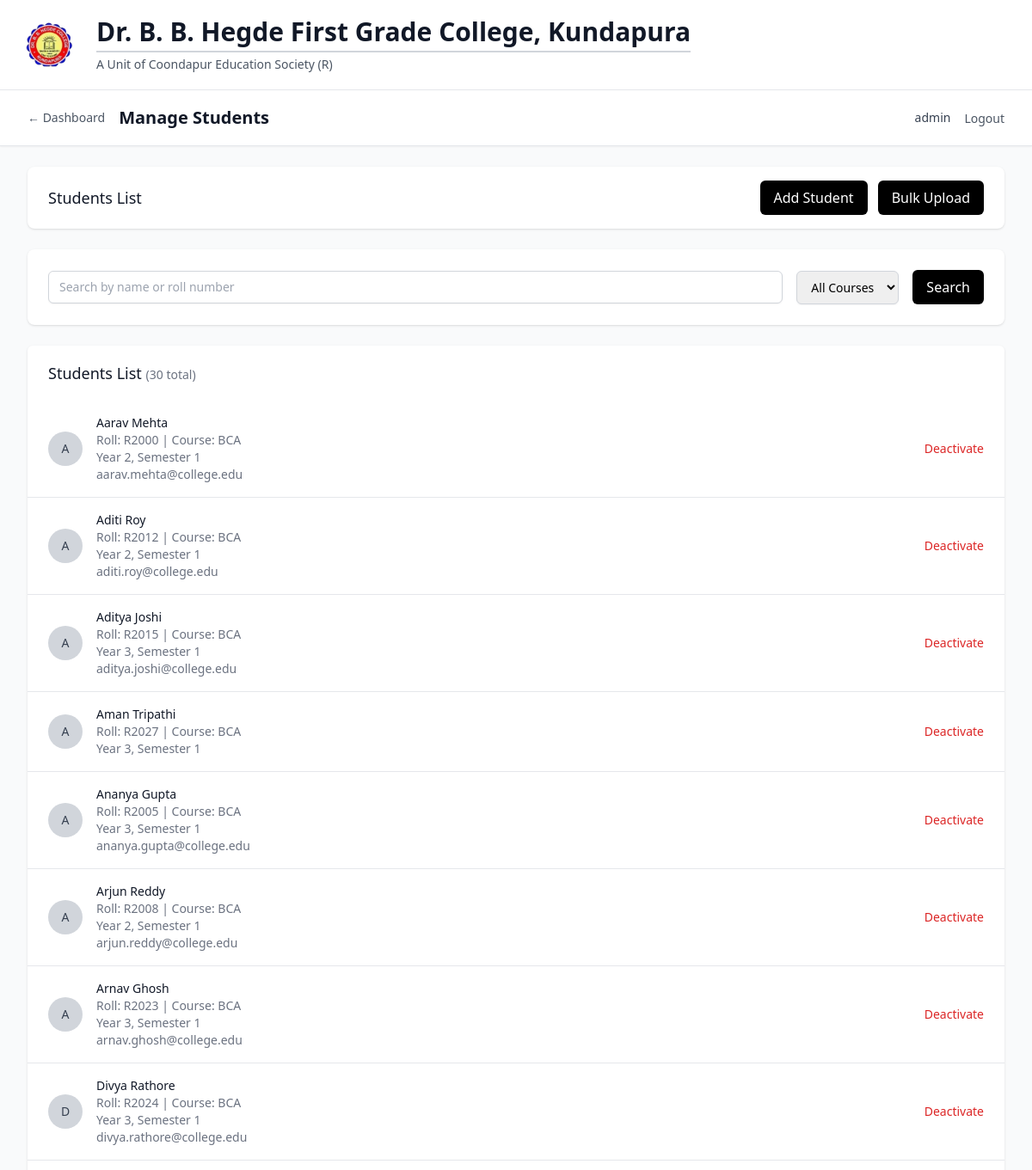
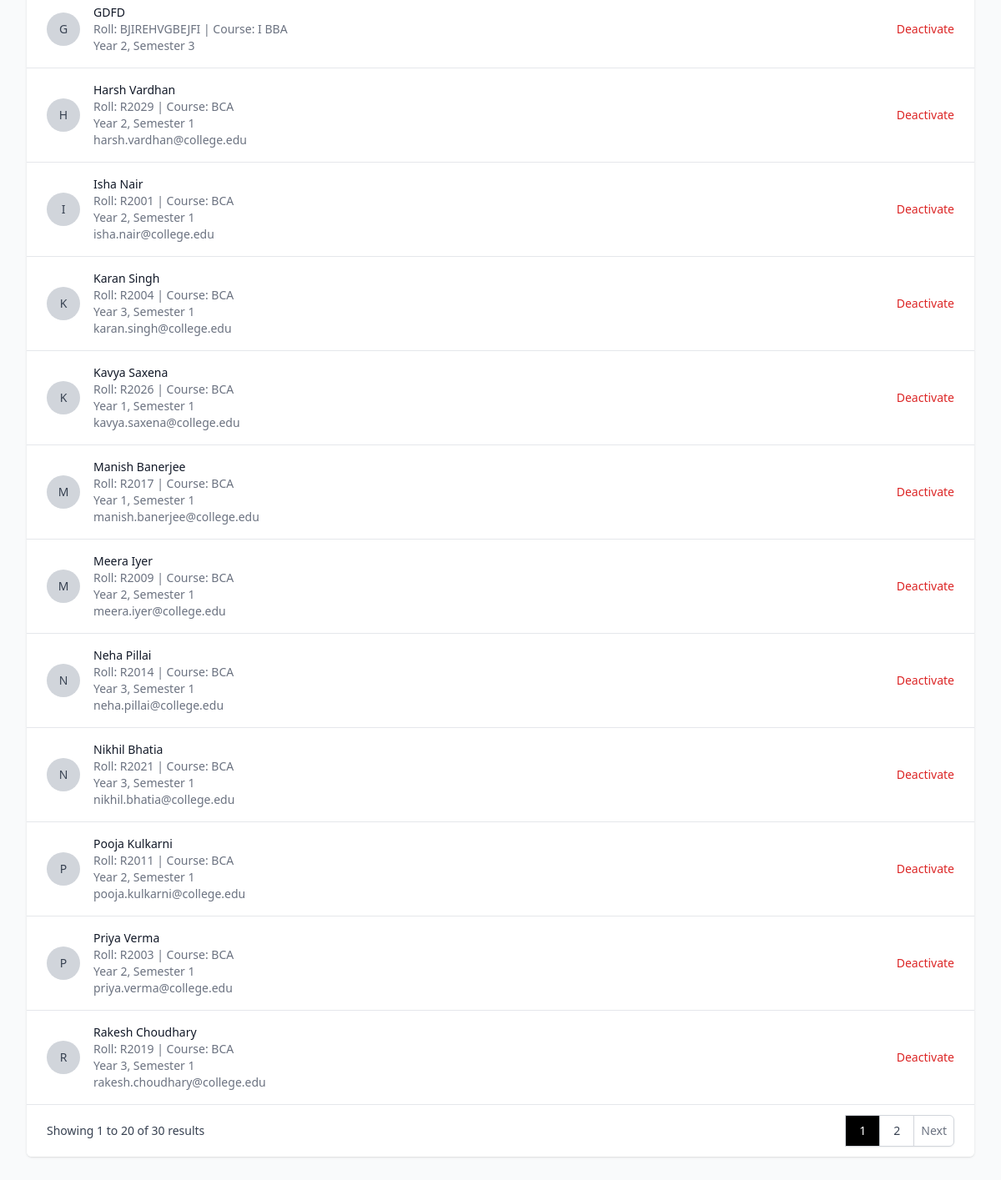
The app's page /management/students (signed in) with its own data (2 pictures, top to bottom).
### models/student.py (models this page shows, shortened)
class Student(db.Model):
    __tablename__ = 'student'
    id = db.Column(db.Integer, primary_key=True)
    roll_number = db.Column(db.String(20), unique=True, nullable=False, index=True)
    name = db.Column(db.String(100), nullable=False)
    course_id = db.Column(db.Integer, db.ForeignKey('course.id'), nullable=False)
    academic_year = db.Column(db.Integer, nullable=False)
    current_semester = db.Column(db.Integer, default=1)
    email = db.Column(db.String(120), unique=True, nullable=True)
    phone = db.Column(db.String(15), nullable=True)
    address = db.Column(db.Text, nullable=True)
    date_of_birth = db.Column(db.Date, nullable=True)
    admission_date = db.Column(db.Date, default=datetime.utcnow().date())
    created_at = db.Column(db.DateTime, default=datetime.utcnow)
    is_active = db.Column(db.Boolean, default=True)
    enrollments = db.relationship('StudentEnrollment', backref='student', lazy='dynamic')
    attendance_records = db.relationship('AttendanceRecord', backref='student', lazy='dynamic')
    marks = db.relationship('StudentMarks', backref='student', lazy='dynamic')

### models/academic.py (models this page shows, shortened)
class Course(db.Model):
    __tablename__ = 'course'
    id = db.Column(db.Integer, primary_key=True)
    name = db.Column(db.String(100), nullable=False)
    code = db.Column(db.String(20), unique=True, nullable=False, index=True)
    description = db.Column(db.Text, nullable=True)
    duration_years = db.Column(db.Integer, default=3, nullable=False)
    total_semesters = db.Column(db.Integer, default=6, nullable=False)
    created_at = db.Column(db.DateTime, default=datetime.utcnow)
    is_active = db.Column(db.Boolean, default=True)
    students = db.relationship('Student', backref='course', lazy='dynamic')
    subjects = db.relationship('Subject', backref='course', lazy='dynamic')

### routes/auth.py (the view)
        def decorated_function(*args, **kwargs):
            if not SessionManager.is_authenticated(session):
                flash('Please log in to access this page', 'error')
                return redirect(url_for('auth.index'))
            if user_type:
                if user_type == 'management' and not SessionManager.is_management(session):
                    flash('Access denied. Management login required.', 'error')
                    return redirect(url_for('auth.management_login'))
                elif user_type == 'lecturer' and not SessionManager.is_lecturer(session):
                    flash('Access denied. Lecturer login required.', 'error')
                    return redirect(url_for('auth.lecturer_login'))
            return f(*args, **kwargs)

### app.py (called while the page is built)
def create_app():
    app = Flask(__name__)
    app.config.from_object(Config)
    db.init_app(app)
    csrf = CSRFProtect(app)
    @app.context_processor
    def inject_csrf_token():
        from flask_wtf.csrf import generate_csrf
        return dict(csrf_token=generate_csrf)
    from routes.auth import auth_bp
    from routes.management import management_bp
    from routes.lecturer import lecturer_bp
    app.register_blueprint(auth_bp)
    app.register_blueprint(management_bp, url_prefix='/management')
    app.register_blueprint(lecturer_bp, url_prefix='/lecturer')
    init_db(app)
    return app

### routes/auth.py (called while the page is built)
@auth_bp.app_context_processor
def inject_user():
    return {
        'current_user': SessionManager.get_session_info(session),
        'is_authenticated': SessionManager.is_authenticated(session),
        'is_management': SessionManager.is_management(session),
        'is_lecturer': SessionManager.is_lecturer(session)
    }

### services/auth_service.py (called while the page is built)
    @staticmethod
    def is_authenticated(session):
        return 'user_type' in session and 'user_id' in session

    @staticmethod
    def is_management(session):
        return session.get('user_type') == 'management'

    @staticmethod
    def is_lecturer(session):
        return session.get('user_type') == 'lecturer'

    @staticmethod
    def get_session_info(session):
        if not SessionManager.is_authenticated(session):
            return None
        return {
            'user_type': session.get('user_type'),
            'user_id': session.get('user_id'),
            'username': session.get('username'),
            'login_time': session.get('login_time')
        }

### services/management_service.py (called while the page is built, shortened)
    @staticmethod
    def get_students_paginated(page=1, search='', course_id=None, per_page=20):
        try:
            query = Student.query.filter_by(is_active=True)
            if course_id:
                query = query.filter_by(course_id=course_id)
            pagination = query.order_by(Student.name).paginate(
                page=page, per_page=per_page, error_out=False
            )
            return {
                'students': pagination.items,
                'pagination': pagination
            }
        except Exception as e:
            return {'students': [], 'pagination': None}

### templates/management/students.html (shortened to what this page needs)
{% extends "base.html" %}
{% block content %}
<div x-data="initStudentForm()">
<div class="min-h-screen bg-gray-50">
    <nav class="bg-white shadow-sm border-b border-gray-200">
        <div class="max-w-7xl mx-auto px-4 sm:px-6 lg:px-8">
            <div class="flex justify-between h-16">
                <div class="flex items-center space-x-4">
                    <a href="{{ url_for('management.dashboard') }}" class="text-sm text-gray-600 hover:text-black">← Dashboard</a>
                    <h1 class="text-xl font-semibold text-gray-900">Manage Students</h1>
                </div>
                <div class="flex items-center space-x-4">
                    <span class="text-sm text-gray-700">{{ current_user.username }}</span>
                    <form method="POST" action="{{ url_for('auth.logout') }}" class="inline">
                        <button type="submit" class="text-sm text-gray-600 hover:text-black">Logout</button>
                    </form>
                </div>
            </div>
        </div>
    </nav>
    <div class="max-w-7xl mx-auto py-6 sm:px-6 lg:px-8">
        <div class="bg-white shadow rounded-lg mb-6">
            <div class="px-4 py-4 sm:px-6 flex justify-between items-center">
                <h3 class="text-lg leading-6 font-medium text-gray-900">Students List</h3>
                <div class="space-x-2">
                    <button @click="showAddStudentModal = true" type="button"
                            class="bg-black text-white px-4 py-2 rounded-md hover:bg-gray-800 focus:outline-none focus:ring-2 focus:ring-offset-2 focus:ring-black">
                        Add Student
                    </button>
                    <button @click="showBulkUploadModal = true" type="button"
                            class="bg-black text-white px-4 py-2 rounded-md hover:bg-gray-800 focus:outline-none focus:ring-2 focus:ring-offset-2 focus:ring-black">
                        Bulk Upload
                    </button>
                </div>
            </div>
        </div>
        <div class="bg-white shadow rounded-lg mb-6">
            <div class="px-4 py-5 sm:p-6">
                <form method="GET" class="flex items-center space-x-4">
                    <div class="flex-1">
                        <input type="text" name="search" value="{{ search }}" placeholder="Search by name or roll number"
                               class="block w-full px-3 py-2 border border-gray-300 rounded-md shadow-sm focus:outline-none focus:ring-black focus:border-black sm:text-sm">
                    </div>
                    <div>
                        <select name="course_id" class="px-3 py-2 border border-gray-300 rounded-md shadow-sm focus:outline-none focus:ring-black focus:border-black sm:text-sm">
                            <option value="">All Courses</option>
                        </select>
                    </div>
                    <button type="submit" class="bg-black text-white px-4 py-2 rounded-md hover:bg-gray-800 focus:outline-none focus:ring-2 focus:ring-offset-2 focus:ring-black">
                        Search
                    </button>
                </form>
            </div>
        </div>
        <div class="bg-white shadow overflow-hidden sm:rounded-md">
            <div class="px-4 py-5 sm:px-6">
                <h3 class="text-lg leading-6 font-medium text-gray-900">
                    Students List
                    {% if pagination %}
                    <span class="text-sm text-gray-500">({{ pagination.total }} total)</span>
                    {% endif %}
                </h3>
            </div>
            {% if students %}
            <ul class="divide-y divide-gray-200">
                {% for student in students %}
                <li class="px-4 py-4 sm:px-6">
                    <div class="flex items-center justify-between">
                        <div class="flex items-center">
                            <div class="flex-shrink-0">
                                <div class="h-10 w-10 rounded-full bg-gray-300 flex items-center justify-center">
                                    <span class="text-sm font-medium text-gray-700">{{ student.name[0].upper() }}</span>
                                </div>
                            </div>
                            <div class="ml-4">
                                <div class="flex items-center">
                                    <p class="text-sm font-medium text-gray-900">{{ student.name }}</p>
                                </div>
                                <p class="text-sm text-gray-500">Roll: {{ student.roll_number }} | Course: {{ student.course.name if student.course else 'N/A' }}</p>
                                <p class="text-sm text-gray-500">Year {{ student.academic_year }}, Semester {{ student.current_semester }}</p>
                                {% if student.email or student.phone %}
                                <p class="text-sm text-gray-500">
                                    {% if student.email %}{{ student.email }}{% endif %}
                                </p>
                                {% endif %}
                            </div>
                        </div>
                        <div class="flex items-center space-x-2">
                            <button onclick="toggleStudentStatus({{ student.id }}, '{{ student.name }}', {{ student.is_active|lower }})"
                                    class="text-sm {% if student.is_active %}text-red-600 hover:text-red-800{% else %}text-green-600 hover:text-green-800{% endif %}">
                                {% if student.is_active %}Deactivate{% else %}Activate{% endif %}
                            </button>
                        </div>
                    </div>
                </li>
                {% endfor %}
            </ul>
            {% if pagination and pagination.pages > 1 %}
            <div class="bg-white px-4 py-3 flex items-center justify-between border-t border-gray-200 sm:px-6">
                <div class="hidden sm:flex-1 sm:flex sm:items-center sm:justify-between">
                    <div>
                        <p class="text-sm text-gray-700">
                            Showing {{ pagination.per_page * (pagination.page - 1) + 1 }} to {{ pagination.per_page * pagination.page if pagination.page < pagination.pages else pagination.total }} of {{ pagination.total }} results
                        </p>
                    </div>
                    <div>
                        <nav class="relative z-0 inline-flex rounded-md shadow-sm -space-x-px">
                            {% for page_num in pagination.iter_pages() %}
                                {% if page_num %}
                                    {% if page_num != pagination.page %}
                                    <a href="{{ url_for('management.students', page=page_num, search=search, course_id=selected_course) }}" class="relative inline-flex items-center px-4 py-2 border border-gray-300 bg-white text-sm font-medium text-gray-700 hover:bg-gray-50">
                                        {{ page_num }}
                                    </a>
                                    {% else %}
                                    <span class="relative inline-flex items-center px-4 py-2 border border-gray-300 bg-black text-sm font-medium text-white">
                                        {{ page_num }}
                                    </span>
                                    {% endif %}
                                {% else %}
                                <span class="relative inline-flex items-center px-4 py-2 border border-gray-300 bg-white text-sm font-medium text-gray-700">
                                    ...
                                </span>
                                {% endif %}
                            {% endfor %}
                            {% if pagination.has_next %}
                            <a href="{{ url_for('management.students', page=pagination.next_num, search=search, course_id=selected_course) }}" class="relative inline-flex items-center px-2 py-2 rounded-r-md border border-gray-300 bg-white text-sm font-medium text-gray-500 hover:bg-gray-50">
                                Next
                            </a>
                            {% endif %}
                        </nav>
                    </div>
                </div>
            </div>
            {% endif %}
            {% else %}
            <div class="px-4 py-5 sm:px-6 text-center">
                <p class="text-gray-500">No students found.</p>
            </div>
            {% endif %}
        </div>
    </div>
</div>
{% endblock %}

### templates/base.html (shortened to what this page needs)
<!DOCTYPE html>
<html lang="en" class="h-full bg-white">
<head>
    <script src="https://cdn.tailwindcss.com"></script>
</head>
<body class="h-full bg-gray-50">
    <header class="bg-white border-b border-gray-200">
        <div class="max-w-7xl mx-auto px-4 py-2 sm:py-3 flex flex-col md:flex-row md:items-center md:gap-4 gap-2">
            <div class="flex md:block items-center justify-center">
                <img src="{{ url_for('static', filename='img/logo-removebg-preview.png') }}" alt="College Logo" class="h-14 w-14 sm:h-16 sm:w-16 md:h-18 md:w-18 lg:h-20 lg:w-20 object-contain" />
            </div>
            <div class="min-w-0 text-center md:text-left">
                <h1 class="text-xl sm:text-2xl md:text-3xl font-bold text-gray-900 leading-tight md:truncate">Dr. B. B. Hegde First Grade College, Kundapura</h1>
                <div class="h-0.5 bg-gray-300 my-1 mx-auto md:mx-0 w-11/12 md:w-full"></div>
                <p class="text-xs sm:text-sm text-gray-600">A Unit of Coondapur Education Society (R)</p>
            </div>
        </div>
    </header>
    {% block content %}{% endblock %}
</body>
</html>

### records on screen
Student: name "A", name "Aarav Mehta", roll_number "R2000", course "BCA", academic_year "2", current_semester "1", email "aarav.mehta@college.edu", is_active "Deactivate"
Student: name "A", name "Aditi Roy", roll_number "R2012", course "BCA", academic_year "2", current_semester "1", email "aditi.roy@college.edu", is_active "Deactivate"
Student: name "A", name "Aditya Joshi", roll_number "R2015", course "BCA", academic_year "3", current_semester "1", email "aditya.joshi@college.edu", is_active "Deactivate"
Student: name "A", name "Aman Tripathi", roll_number "R2027", course "BCA", academic_year "3", current_semester "1", is_active "Deactivate"
Student: name "A", name "Ananya Gupta", roll_number "R2005", course "BCA", academic_year "3", current_semester "1", email "ananya.gupta@college.edu", is_active "Deactivate"
Student: name "A", name "Arjun Reddy", roll_number "R2008", course "BCA", academic_year "2", current_semester "1", email "arjun.reddy@college.edu", is_active "Deactivate"
Student: name "A", name "Arnav Ghosh", roll_number "R2023", course "BCA", academic_year "3", current_semester "1", email "arnav.ghosh@college.edu", is_active "Deactivate"
Student: name "D", name "Divya Rathore", roll_number "R2024", course "BCA", academic_year "3", current_semester "1", email "divya.rathore@college.edu", is_active "Deactivate"
Student: name "G", name "GDFD", roll_number "BJIREHVGBEJFI", course "I BBA", academic_year "2", current_semester "3", is_active "Deactivate"
Student: name "H", name "Harsh Vardhan", roll_number "R2029", course "BCA", academic_year "2", current_semester "1", email "harsh.vardhan@college.edu", is_active "Deactivate"
Student: name "I", name "Isha Nair", roll_number "R2001", course "BCA", academic_year "2", current_semester "1", email "isha.nair@college.edu", is_active "Deactivate"
Student: name "K", name "Karan Singh", roll_number "R2004", course "BCA", academic_year "3", current_semester "1", email "karan.singh@college.edu", is_active "Deactivate"
Student: name "K", name "Kavya Saxena", roll_number "R2026", course "BCA", academic_year "1", current_semester "1", email "kavya.saxena@college.edu", is_active "Deactivate"
Student: name "M", name "Manish Banerjee", roll_number "R2017", course "BCA", academic_year "1", current_semester "1", email "manish.banerjee@college.edu", is_active "Deactivate"
Student: name "M", name "Meera Iyer", roll_number "R2009", course "BCA", academic_year "2", current_semester "1", email "meera.iyer@college.edu", is_active "Deactivate"
Student: name "N", name "Neha Pillai", roll_number "R2014", course "BCA", academic_year "3", current_semester "1", email "neha.pillai@college.edu", is_active "Deactivate"
Student: name "N", name "Nikhil Bhatia", roll_number "R2021", course "BCA", academic_year "3", current_semester "1", email "nikhil.bhatia@college.edu", is_active "Deactivate"
Student: name "P", name "Pooja Kulkarni", roll_number "R2011", course "BCA", academic_year "2", current_semester "1", email "pooja.kulkarni@college.edu", is_active "Deactivate"
Student: name "P", name "Priya Verma", roll_number "R2003", course "BCA", academic_year "2", current_semester "1", email "priya.verma@college.edu", is_active "Deactivate"
Student: name "R", name "Rakesh Choudhary", roll_number "R2019", course "BCA", academic_year "3", current_semester "1", email "rakesh.choudhary@college.edu", is_active "Deactivate"

### other values on screen
{{ current_user.username }} "admin"
{{ pagination.total }} "30"
{{ pagination.per_page * (pagination.page - 1) + 1 }} "1"
{{ page_num }} "1"
{{ page_num }} "2"
